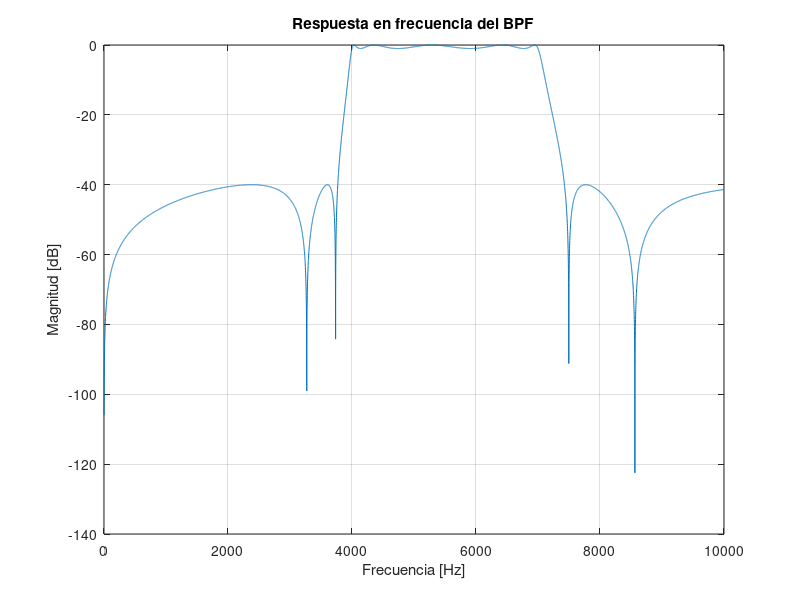

Reproduce this figure in MATLAB.
%Filtro cuando no se conoce el orden 'n'
clear vars, clc, close all

fp=[4 7]*1e3;
fs=[3 8]*1e3;
Rp=1;
Rs=40;

n=ellipord(2*pi*fp,2*pi*fs,Rp,Rs,'s')
[b,a]=ellip(n,Rp,Rs,2*pi*fp,'s');
w=2*pi*linspace(0,1e4,1e4);
H=freqs(b,a,w);
Hdb=20*log10(abs(H));
plot(w/(2*pi),Hdb)
grid on
xlabel 'Frecuencia [Hz]'
ylabel 'Magnitud [dB]'
title 'Respuesta en frecuencia del BPF'